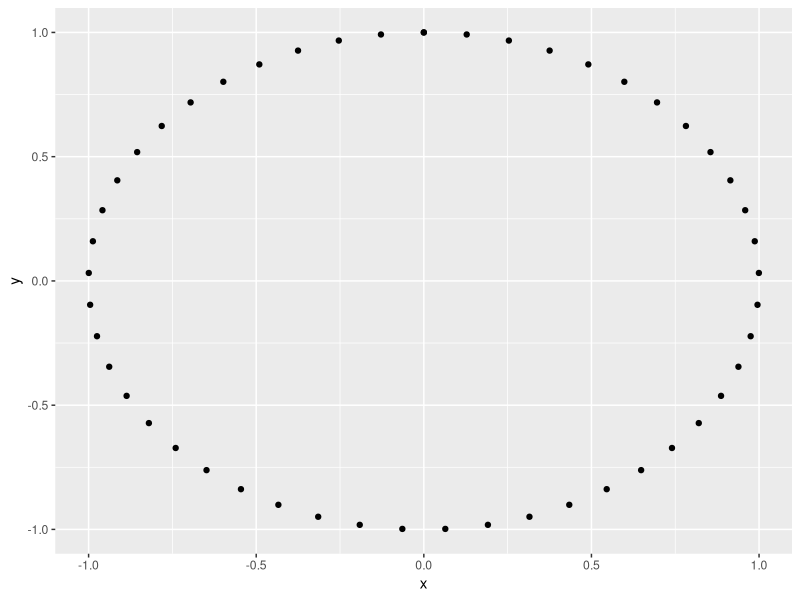
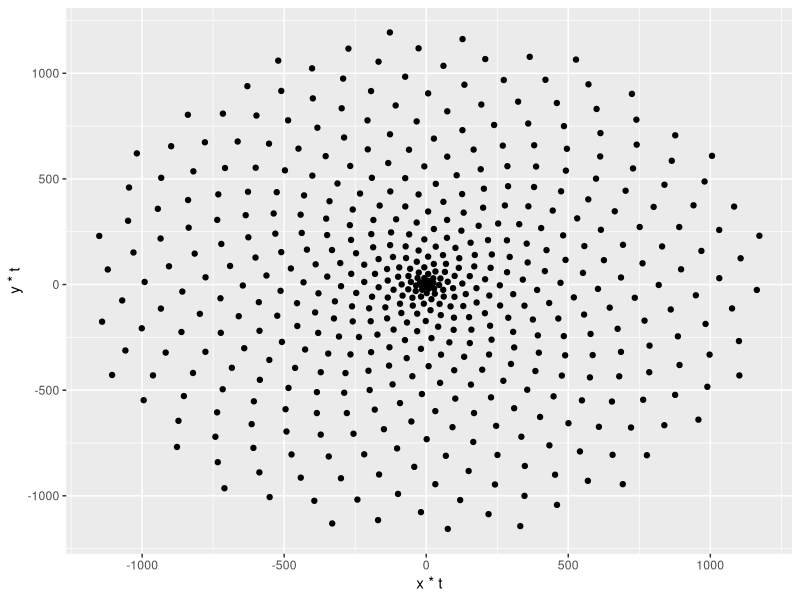
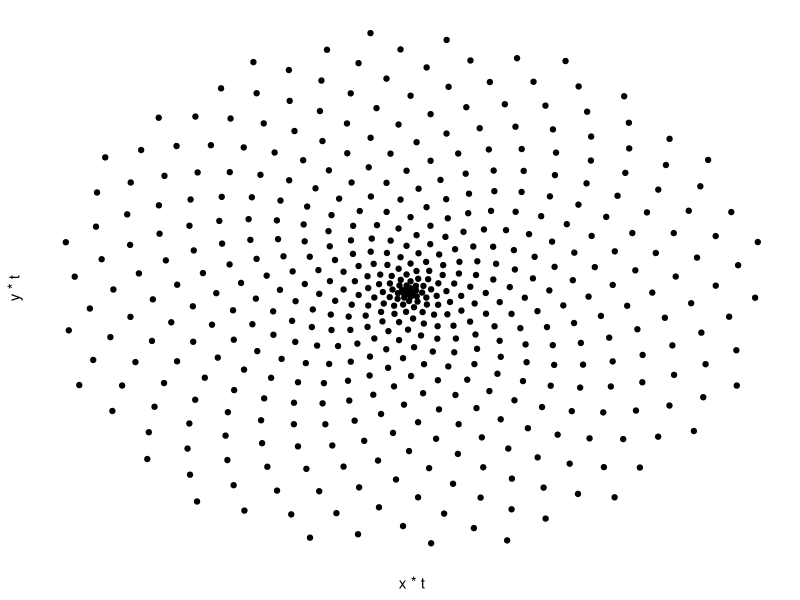
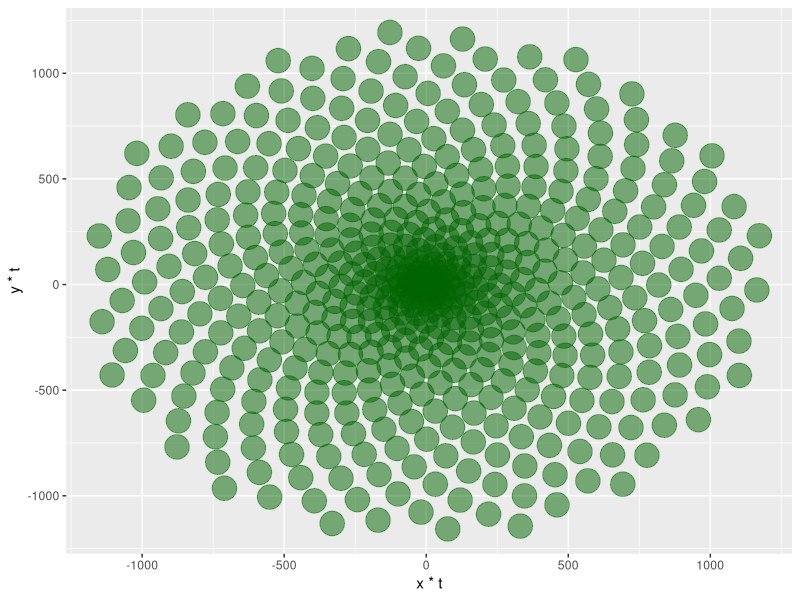
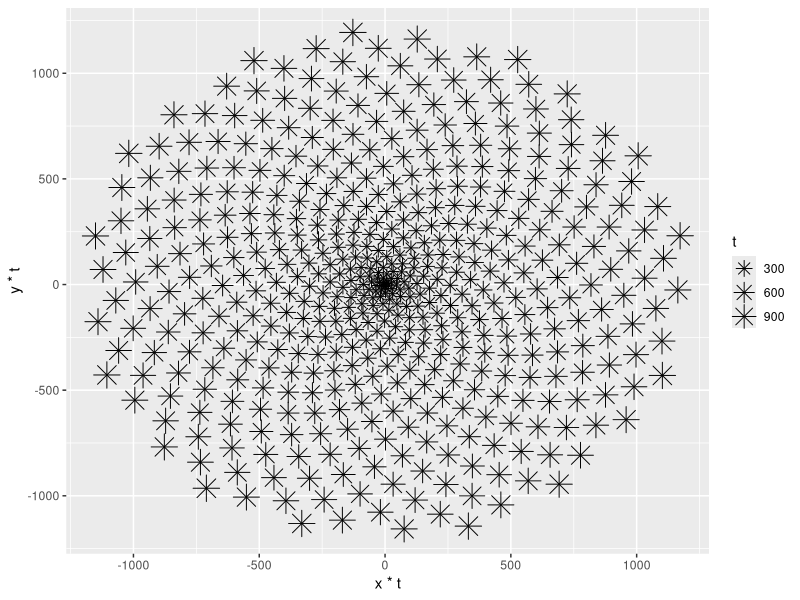
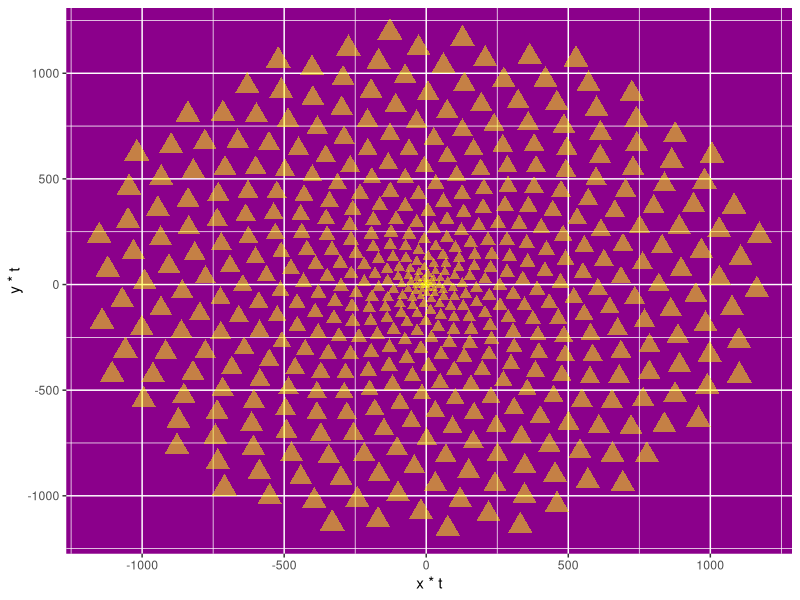

R code for these plots, in order:
## ---- chunk 1
library(ggplot2)
## ---- chunk 2
# Create circle data to plot
t <- seq(0, 2*pi, length.out = 50)
x <- sin(t)
y <- cos(t)
df <- data.frame(t, x, y)

# Make a scatter plot of points in a circle
p <- ggplot(df, aes(x, y))
p + geom_point()

## ---- chunk 3
# Define the number of points
points <- 500

# Define the Golden Angle

angle <- pi * (3 - sqrt(5))

t <- (1:points) * angle
x <- sin(t)
y <-cos(t)
df <- data.frame(t, x, y)

# Make a scatter plot of points in a spiral
p <- ggplot(df, aes(x*t, y*t))
p + geom_point()
## ---- chunk 4
df <- data.frame(t, x, y)

# Make a scatter plot of points in a spiral and remove some plot components
p <- ggplot(df, aes(x*t, y*t))
p + geom_point() +
# .... YOUR CODE FOR TASK 4 ....
 theme(panel.background = element_rect(fill="white"),
        axis.text=element_blank(), axis.ticks = element_blank())

## ---- chunk 5
# Change the code from Task 4 to modify the 
# size, transparency, and color of the points
p <- ggplot(df, aes(x*t, y*t))
p + geom_point(size = 8, alpha = 0.5, color = "darkgreen") 
## ---- chunk 6
# Copy the code from Task 5 and modify the 
# color, size, and shape of the points
p <- ggplot(df, aes(x*t, y*t))
p +  geom_point (aes(size=t),shape = 8 )
theme(legend.position = "none")
## ---- chunk 7
p <- ggplot(df, aes(x*t, y*t))
p + geom_point(aes(size=t), alpha=0.5, shape=17, color="yellow") +
    theme(legend.position="none",
          panel.background = element_rect(fill="darkmagenta"))
